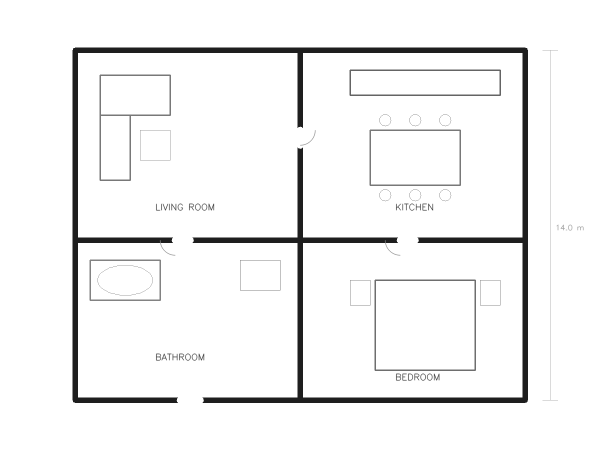
#> input picture devtools/services/floorplan-detector/samples/07_2d_architectural_complex.png, 1200 x 900 px (shown at 1/2 size)
$ python run.py   (older library calls are emulated)
#> lines starting #> are read from the running program, lines starting #| are printed output that depends on the picture; after the words box and inside, x2 and y2 are one past the last pixel; in counts of white or black regions, pixels touching at a corner belong together
### devtools/services/floorplan-detector/evaluation/datasets/synthetic.py
"""
Synthetic Dataset Adapter (Tier A - Synthetic Regression)
Adapts procedural synthetic samples 01 through 09 with exact mathematical ground truth.
"""
from pathlib import Path
from typing import List, Dict, Optional
import cv2

from .base import BaseDatasetAdapter
from ..models import GroundTruthSample, GroundTruthArea, Point2D

try:
    from samples.ground_truth import GROUND_TRUTH_DATA
except ImportError:
    from ...samples.ground_truth import GROUND_TRUTH_DATA

# Ground truth polygons for extended phase 2.6 cases (07, 08, 09)
EXTENDED_GT: Dict[str, List[List[Point2D]]] = {
    "07_2d_architectural_complex.png": [
        # Living Room
        [Point2D(155, 105), Point2D(595, 105), Point2D(595, 475), Point2D(155, 475)],
        # Kitchen
        [Point2D(605, 105), Point2D(1045, 105), Point2D(1045, 475), Point2D(605, 475)],
        # Bathroom
        [Point2D(155, 485), Point2D(595, 485), Point2D(595, 795), Point2D(155, 795)],
        # Bedroom
        [Point2D(605, 485), Point2D(1045, 485), Point2D(1045, 795), Point2D(605, 795)],
    ],
    "08_rendered_3d_floorplan.png": [
        # Room 1
        [Point2D(100, 100), Point2D(433, 100), Point2D(433, 500), Point2D(100, 500)],
        # Room 2
        [Point2D(433, 100), Point2D(766, 100), Point2D(766, 500), Point2D(433, 500)],
        # Room 3
        [Point2D(766, 100), Point2D(1100, 100), Point2D(1100, 500), Point2D(766, 500)],
    ],
    "09_site_architectural_plan.png": [
        # Office A (Upper Left)
        [Point2D(405, 325), Point2D(695, 325), Point2D(695, 515), Point2D(405, 515)],
        # Office B (Lower Left)
        [Point2D(405, 525), Point2D(695, 525), Point2D(695, 715), Point2D(405, 715)],
        # Conference Room (Right Wing)
        [Point2D(705, 325), Point2D(995, 325), Point2D(995, 715), Point2D(705, 715)],
    ],
}

class SyntheticDatasetAdapter(BaseDatasetAdapter):
    """
    Adapter for deterministic synthetic architectural floorplans.
    """
    def __init__(self, samples_dir: Optional[Path] = None):
        if samples_dir is None:
            samples_dir = Path(__file__).parent.parent.parent / "samples"
        super().__init__(samples_dir)
        self.samples_dir = Path(samples_dir)

    def discover_samples(self, limit: Optional[int] = None) -> List[str]:
        # Discovers all sample PNG files matching 01..09
        samples = sorted([p.name for p in self.samples_dir.glob("[0-9][0-9]_*.png")])
        if limit:
            samples = samples[:limit]
        return samples

    def get_image_path(self, sample_id: str) -> Path:
        return self.samples_dir / sample_id

    def load_ground_truth(self, sample_id: str) -> GroundTruthSample:
#> called with sample_id = '07_2d_architectural_complex.png'
        img_path = self.get_image_path(sample_id)
        if not img_path.exists():
            raise FileNotFoundError(f"Synthetic sample image not found: {img_path}")

        img = cv2.imread(str(img_path))
#> img is the input picture: shape (900, 1200, 3); min 30, max 255, mean 242.7
        if img is None:
            raise ValueError(f"Failed to read image at: {img_path}")
        h, w = img.shape[:2]

        areas: List[GroundTruthArea] = []

        if sample_id in GROUND_TRUTH_DATA:
            for idx, pts in enumerate(GROUND_TRUTH_DATA[sample_id]):
                poly = [Point2D(p[0], p[1]) for p in pts]
                areas.append(
                    GroundTruthArea(
                        id=f"gt_{idx+1:03d}",
                        label=f"Room {idx+1}",
                        polygon=poly,
                        category="room",
                    )
                )
        elif sample_id in EXTENDED_GT:
            for idx, poly in enumerate(EXTENDED_GT[sample_id]):
                areas.append(
                    GroundTruthArea(
                        id=f"gt_{idx+1:03d}",
                        label=f"Room {idx+1}",
                        polygon=poly,
                        category="room",
                    )
                )
        else:
            raise KeyError(f"No ground truth registered for {sample_id}")

        return GroundTruthSample(
            imageId=sample_id,
            imagePath=str(img_path),
            imageWidth=w,
            imageHeight=h,
            areas=areas,
            sourceDataset="synthetic",
        )

### devtools/services/floorplan-detector/app/detector.py
"""
FloorplanDetector Core Service Class
Encapsulates the classical computer vision detection pipeline.
Completely framework-independent (zero FastAPI / HTTP dependencies).
"""
import cv2
import numpy as np
from typing import Optional, Union, Tuple, Dict, Any
from pathlib import Path

from .models import DetectionConfig, DetectionResult
from .preprocessing import preprocess_image
from .wall_detection import extract_wall_mask, extract_wall_evidence, extract_multichannel_wall_evidence
from .space_detection import segment_enclosed_spaces
from .polygon import extract_polygons_from_mask

class FloorplanDetector:
    """
    Classical Computer Vision Floorplan Detector.
    Converts floorplan images into validated polygon chambers in original pixel space.
    """
    def __init__(self, default_config: Optional[DetectionConfig] = None):
        self.default_config = default_config or DetectionConfig()

    def detect_pre_recovery(
        self, img: np.ndarray, config: Optional[DetectionConfig] = None
    ) -> Tuple[Dict[str, Any], DetectionConfig]:
        """
        Executes preprocessing, multi-channel wall evidence, wall network graph,
        and room hypothesis generation up to stage 6 (pre-recovery).
        """
        if img is None or img.size == 0:
            raise ValueError("Input image array is empty or None")

        cfg = config or self.default_config
        h, w = img.shape[:2]

        # Resolution adaptation if configured
        if cfg.auto_scale_kernel:
            scale = (w + h) / 1700.0
            kernel_sz = max(15, int(cfg.wall_close_kernel_size * scale))
            if kernel_sz % 2 == 0:
                kernel_sz += 1
            min_area = int(cfg.min_room_area_px * (scale ** 2))

            active_cfg = DetectionConfig(
                threshold_method=cfg.threshold_method,
                adaptive_block_size=cfg.adaptive_block_size,
                adaptive_c=cfg.adaptive_c,
                bilateral_d=cfg.bilateral_d,
                bilateral_sigma=cfg.bilateral_sigma,
                wall_close_kernel_size=kernel_sz,
                wall_dilation_iterations=cfg.wall_dilation_iterations,
                min_room_area_px=min_area,
                max_room_area_ratio=cfg.max_room_area_ratio,
                min_solidity=cfg.min_solidity,
                simplify_tolerance=cfg.simplify_tolerance,
                min_vertices=cfg.min_vertices,
                max_vertices=cfg.max_vertices,
                enable_multi_evidence=cfg.enable_multi_evidence,
                min_wall_support_ratio=cfg.min_wall_support_ratio,
                min_footprint_containment=cfg.min_footprint_containment,
                min_room_score=cfg.min_room_score,
                suppress_interior_furniture=cfg.suppress_interior_furniture,
                enable_envelope_boundary=cfg.enable_envelope_boundary,
                envelope_close_kernel_size=max(35, int(cfg.envelope_close_kernel_size * min(scale, 2.5))),
                max_exterior_opening_px=max(80, int(cfg.max_exterior_opening_px * min(scale, 2.5))),
                min_exterior_opening_px=cfg.min_exterior_opening_px,
                envelope_min_area_ratio=cfg.envelope_min_area_ratio,
                recovery_precision=cfg.recovery_precision,
                ml_fusion=cfg.ml_fusion,
            )
        else:
            active_cfg = cfg

        # 1. Preprocessing
        gray, binary = preprocess_image(img, active_cfg)

        # 2. Multi-Evidence Boundary Extraction (Phase 2.7.2 Multi-Channel)
        wall_mask, thick_walls, gradient_img, edges_img, struct_lines, evidence_channels, est_wall_thickness = extract_multichannel_wall_evidence(
            gray, binary, active_cfg, raw_img=img
        )

        # Build WallNetwork graph
        from .wall_network import extract_wall_segments, build_wall_network, compute_stroke_confidence
        raw_segs = extract_wall_segments(wall_mask, active_cfg)
        segs = compute_stroke_confidence(raw_segs, (h, w), active_cfg)
        wall_network = build_wall_network(segs, active_cfg)

        # 3. Space Segmentation & Candidate Analysis up to stage 6
        from .space_detection import construct_pre_recovery_bundle
        pre_bundle = construct_pre_recovery_bundle(
            wall_mask=wall_mask,
            config=active_cfg,
            wall_network=wall_network,
            thick_walls=thick_walls,
            gradient_img=gradient_img,
            estimated_wall_thickness=est_wall_thickness,
        )
        pre_bundle["raw_img"] = img

        return pre_bundle, active_cfg

    # [36 lines left out: function detect_post_recovery, not called in this run]

    def detect_image(
        self, img: np.ndarray, config: Optional[DetectionConfig] = None
    ) -> DetectionResult:
        """
        Executes the full end-to-end detection pipeline on an image array.
        """
        pre_bundle, active_cfg = self.detect_pre_recovery(img, config)
        return self.detect_post_recovery(pre_bundle, active_cfg, raw_image=img)


    # [16 lines left out: function detect_bytes, not called in this run]

    def detect_file(
        self, file_path: Union[str, Path], config: Optional[DetectionConfig] = None
    ) -> DetectionResult:
        """
        Reads image from disk path and runs detection.
        """
        path = Path(file_path)
        if not path.exists():
            raise FileNotFoundError(f"Image file not found: {path}")

        img = cv2.imread(str(path), cv2.IMREAD_UNCHANGED)
        if img is None:
            raise ValueError(f"Failed to read image at: {path}")

        return self.detect_image(img, config)

    # [15 lines left out: function detect_file_pre_recovery, not called in this run]

### devtools/services/floorplan-detector/app/preprocessing.py
import cv2
import numpy as np
from typing import Tuple, Dict
from .models import DetectionConfig

def to_grayscale(img: np.ndarray) -> np.ndarray:
    """
    Converts input image (BGR or BGRA) to 8-bit single channel grayscale.
    Composites 4-channel BGRA images with alpha transparency onto a solid white background.
    """
    if len(img.shape) == 2:
        return img
    if img.shape[2] == 4:
        bgr = img[:, :, :3].astype(np.float32)
        alpha = (img[:, :, 3].astype(np.float32) / 255.0)[:, :, np.newaxis]
        white_bg = np.full_like(bgr, 255.0)
        composited = (bgr * alpha + white_bg * (1.0 - alpha)).astype(np.uint8)
        return cv2.cvtColor(composited, cv2.COLOR_BGR2GRAY)
    return cv2.cvtColor(img, cv2.COLOR_BGR2GRAY)

def detect_image_polarity(gray: np.ndarray) -> bool:
    """
    Determines whether an image is light-background (paper blueprint) or dark-background (CAD mode).
    Inspects border pixels and overall intensity distribution.

    Returns:
        True if light background (walls are dark, empty room space is light).
        False if dark background (walls are bright, empty room space is dark).
    """
    h, w = gray.shape[:2]
    # Sample outer border ring (top, bottom, left, right edges)
    top_edge = gray[0:max(1, int(h * 0.02)), :]
    bot_edge = gray[min(h - 1, int(h * 0.98)):h, :]
    left_edge = gray[:, 0:max(1, int(w * 0.02))]
    right_edge = gray[:, min(w - 1, int(w * 0.98)):w]

    border_mean = np.mean([
        np.mean(top_edge),
        np.mean(bot_edge),
        np.mean(left_edge),
        np.mean(right_edge),
    ])
#> border_mean = 255

    overall_median = np.median(gray)
#> overall_median = 255
    # If border or overall median is light (> 110), it's a light-background drawing
    return float(border_mean) > 110.0 or float(overall_median) > 110.0

def extract_color_channels(img: np.ndarray) -> Dict[str, np.ndarray]:
    """
    Extracts color channels (HSV, Lab, BGR max-min difference) for colored/faint blueprint wall detection.
    """
    channels = {}
    if len(img.shape) == 2 or img.shape[2] == 1:
        gray = img if len(img.shape) == 2 else img[:, :, 0]
        channels["hsv_s"] = np.zeros_like(gray)
        channels["hsv_v"] = gray
        channels["lab_l"] = gray
        channels["rgb_diff"] = np.zeros_like(gray)
        return channels

    bgr = img[:, :, :3]
    hsv = cv2.cvtColor(bgr, cv2.COLOR_BGR2HSV)
    lab = cv2.cvtColor(bgr, cv2.COLOR_BGR2LAB)

    channels["hsv_s"] = hsv[:, :, 1]  # Saturation channel
    channels["hsv_v"] = hsv[:, :, 2]  # Value / Brightness channel
    channels["lab_l"] = lab[:, :, 0]  # Lightness channel

    # Channel contrast (Max - Min among B, G, R)
    b, g, r = cv2.split(bgr)
    c_max = np.maximum(b, np.maximum(g, r))
    c_min = np.minimum(b, np.minimum(g, r))
    channels["rgb_diff"] = cv2.subtract(c_max, c_min)

    return channels

def reduce_noise(gray: np.ndarray, config: DetectionConfig) -> np.ndarray:
    """
    Applies edge-preserving bilateral filtering to reduce paper scan grain
    and raster artifacts while preserving crisp structural wall boundaries.
    """
    return cv2.bilateralFilter(
        gray,
        d=config.bilateral_d,
        sigmaColor=config.bilateral_sigma,
        sigmaSpace=config.bilateral_sigma,
    )

def threshold_image(gray: np.ndarray, config: DetectionConfig) -> np.ndarray:
    """
    Converts grayscale floorplan into a standardized binary image where:
    - 255 (White): Structural lines, walls, and boundaries
    - 0 (Black): Empty space / room interiors / background

    Automatically handles both light-background (paper blueprints)
    and dark-background (CAD/GIS dark mode) floorplans.
    """
    is_light_background = detect_image_polarity(gray)
#> is_light_background = True

    if config.threshold_method == "adaptive":
        thresh_type = cv2.THRESH_BINARY_INV if is_light_background else cv2.THRESH_BINARY
        binary = cv2.adaptiveThreshold(
            gray,
            255,
            cv2.ADAPTIVE_THRESH_GAUSSIAN_C,
            thresh_type,
            config.adaptive_block_size,
            config.adaptive_c,
        )
    else:  # Otsu thresholding
        thresh_type = (cv2.THRESH_BINARY_INV + cv2.THRESH_OTSU) if is_light_background else (cv2.THRESH_BINARY + cv2.THRESH_OTSU)
#> thresh_type = 9
        _, binary = cv2.threshold(gray, 0, 255, thresh_type)
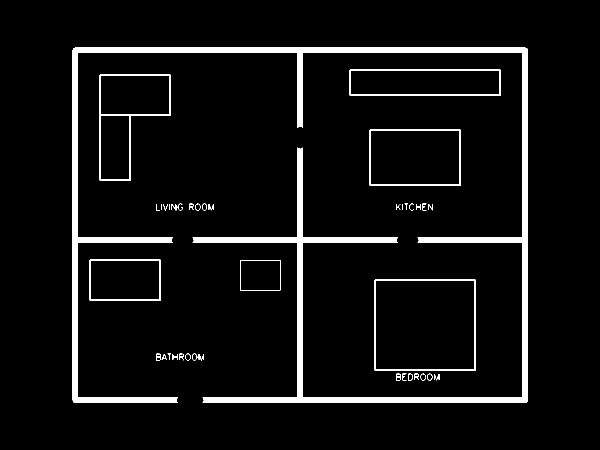
#> binary: shape (900, 1200) (shown at 1/2 size); 5.7% white; 39 white regions (2 under 20 px), largest, box (x1, y1, x2, y2) and area: (145, 95, 1056, 806) 50435, (749, 559, 952, 742) 2276, (199, 149, 342, 362) 2266

    return binary

def morphological_cleanup(binary: np.ndarray, kernel_size: int = 3) -> np.ndarray:
    """
    Removes isolated single-pixel noise and subtle hatch marks.
    """
#> called with kernel_size = 3
    kernel = cv2.getStructuringElement(cv2.MORPH_RECT, (kernel_size, kernel_size))
    # Open: erosion followed by dilation to remove tiny isolated white specks
    cleaned = cv2.morphologyEx(binary, cv2.MORPH_OPEN, kernel)
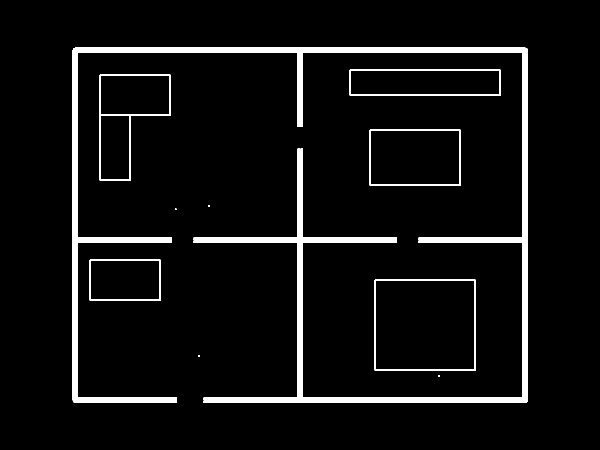
#> cleaned: shape (900, 1200) (shown at 1/2 size); 5.6% white; 10 white regions (4 under 20 px), largest, box (x1, y1, x2, y2) and area: (145, 95, 1056, 806) 50387, (749, 559, 952, 742) 2276, (199, 149, 342, 362) 2266, (699, 139, 1002, 192) 2096, (739, 259, 922, 372) 1736, (179, 519, 322, 602) 1316
#> in extract_multichannel_wall_evidence, `is_light_bg = detect_image_polarity(gray)`: is_light_bg = True
#> in extract_multichannel_wall_evidence, `dark_ev = (255.0 - gray.astype(np.float32)) / 255.0`:
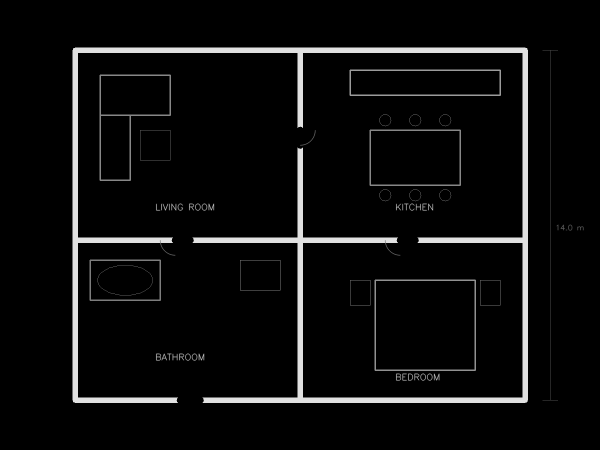
#> dark_ev: shape (900, 1200) float32 (shown at 1/2 size); min 0, max 0.882, mean 0.0481
#> in extract_multichannel_wall_evidence, `adaptive_binary = cv2.adaptiveThreshold( gray, 255, cv2.ADAPTIVE_THRES..`:
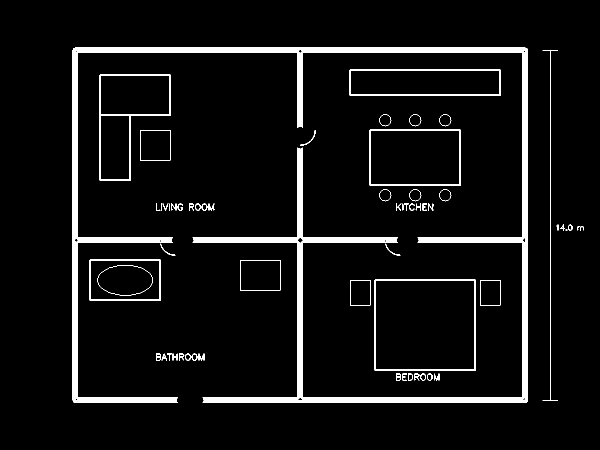
#> adaptive_binary: shape (900, 1200) (shown at 1/2 size); 6% white; 58 white regions (1 under 20 px), largest, box (x1, y1, x2, y2) and area: (145, 95, 1056, 806) 50210, (749, 559, 952, 742) 2276, (199, 149, 342, 362) 2266
#> in compute_canny_edges, `med = np.median(gray)`: med = 255
#> in compute_canny_edges, `lower = int(max(0, 0.66 * med))`: lower = 168
#> in compute_canny_edges, `upper = int(min(255, 1.33 * med))`: upper = 255
    return cleaned

def preprocess_image(img: np.ndarray, config: DetectionConfig) -> Tuple[np.ndarray, np.ndarray]:
    """
    Full modular preprocessing pipeline:
    Input Image -> Grayscale -> Bilateral Noise Reduction -> Binary Threshold -> Morphological Cleanup.
    """
    gray = to_grayscale(img)
    denoised = reduce_noise(gray, config)
    binary = threshold_image(denoised, config)
    cleaned = morphological_cleanup(binary)
    return gray, cleaned

### devtools/services/floorplan-detector/app/wall_detection.py
"""
Multi-Channel Wall & Boundary Evidence Detection Subsystem (Phase 2.7.2)
Extracts multi-evidence structural boundaries combining:
- A. Grayscale dark-pixel evidence
- B. Adaptive threshold evidence
- C. Canny edge evidence
- D. Sobel horizontal gradient evidence
- E. Sobel vertical gradient evidence
- F. RGB/HSV/Lab color contrast evidence
- G. Morphological linear structural evidence

Also estimates architectural wall thickness before closing gaps, clamps adaptive morphology kernels,
and suppresses isolated furniture & text artifacts.
"""
import cv2
import numpy as np
from typing import Tuple, Dict, Any, Optional
from .models import DetectionConfig
from .preprocessing import extract_color_channels, detect_image_polarity

# [27 lines left out: function estimate_wall_thickness, not called in this run]

def compute_sobel_directional(gray: np.ndarray) -> Tuple[np.ndarray, np.ndarray, np.ndarray]:
    """
    Computes normalized Sobel horizontal, vertical, and overall gradient magnitudes (0..255).
    """
    sobelx = cv2.Sobel(gray, cv2.CV_32F, 1, 0, ksize=3)
    sobely = cv2.Sobel(gray, cv2.CV_32F, 0, 1, ksize=3)
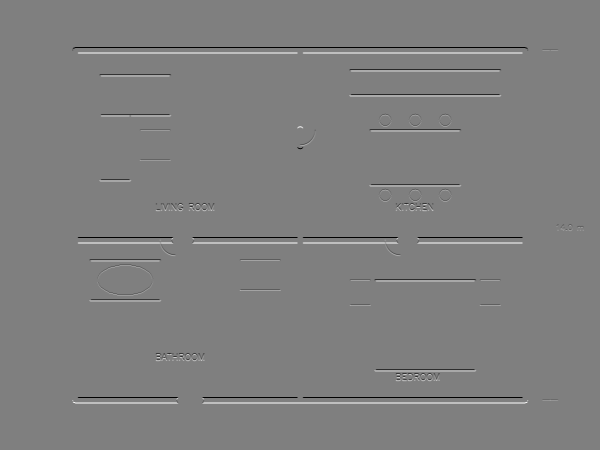
#> sobely: shape (900, 1200) float32 (shown at 1/2 size); min -900, max 900, mean 0; drawn with min black and max white

    mag_x = np.abs(sobelx)
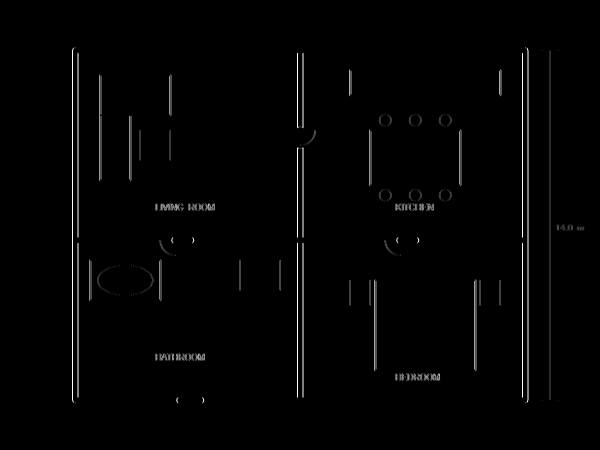
#> mag_x: shape (900, 1200) float32 (shown at 1/2 size); min 0, max 900, mean 12; drawn with min black and max white
    mag_y = np.abs(sobely)
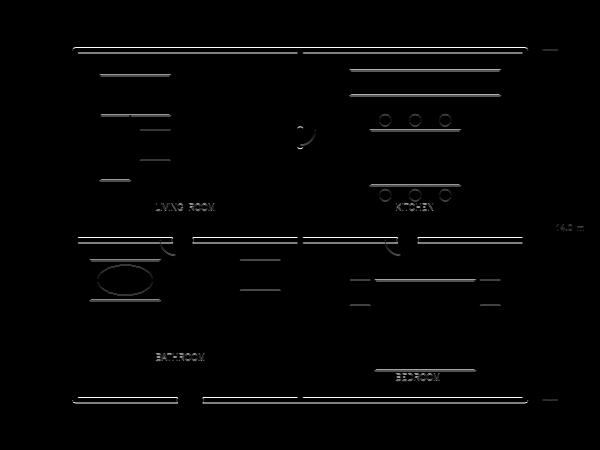
#> mag_y: shape (900, 1200) float32 (shown at 1/2 size); min 0, max 900, mean 14.4; drawn with min black and max white
    mag_tot = np.hypot(sobelx, sobely)

    max_tot = mag_tot.max()
#> max_tot = 1006.2
#> (the rest of the program and of its run is left out)
